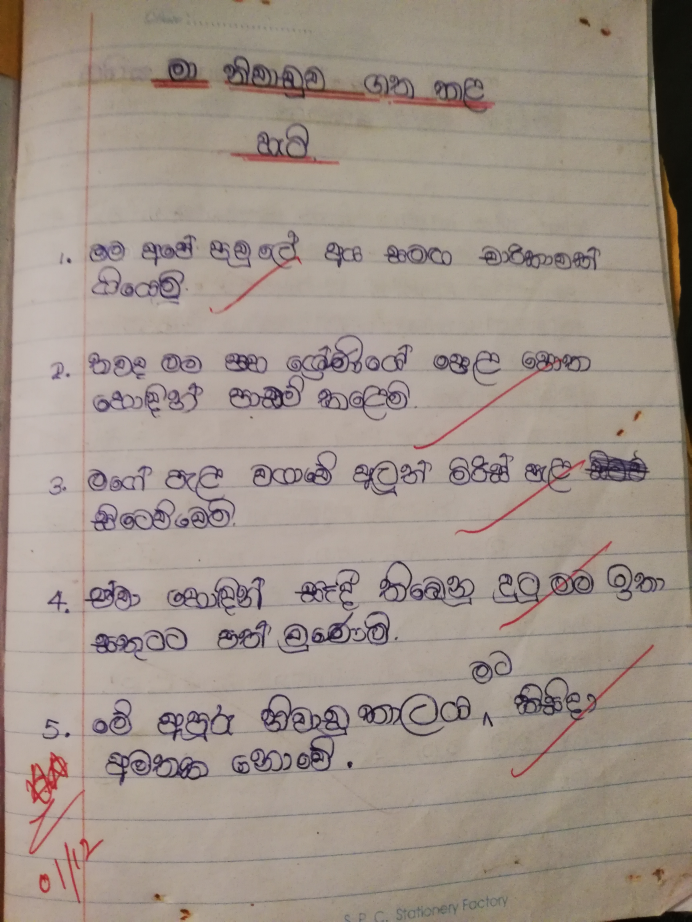
#> input picture 1.jpg, 3456 x 4608 px (shown at 1/5 size)
$ python main.py
#> lines starting #> are read from the running program, lines starting #| are printed output that depends on the picture; after the words box and inside, x2 and y2 are one past the last pixel; in counts of white or black regions, pixels touching at a corner belong together
import cv2
from matplotlib import pyplot as plt
import numpy as np
from PIL import Image

img = cv2.imread('1.jpg', cv2.IMREAD_UNCHANGED)
#> img is the input picture: shape (4608, 3456, 3); mean B, G, R 137.3, 147, 159.4
#hsv = cv2.cvtColor(img, cv2.COLOR_BGR2HSV)
#h,s,v = cv2.split(hsv)

BLUE = [255,0,0]


#cv2.imread(img);
#filter
kernel = np.ones((5,5),np.float32)/25
dst = cv2.filter2D(img,-1,kernel)

#constant
constant = cv2.copyMakeBorder(img,10,10,10,10,cv2.BORDER_CONSTANT,value=BLUE)
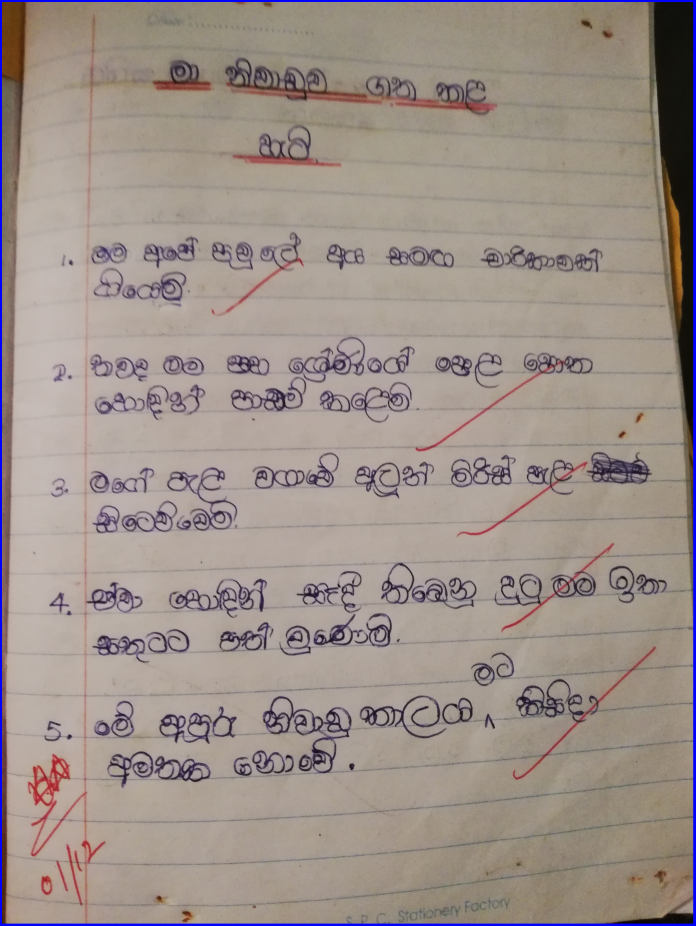
#> constant: shape (4628, 3476, 3) (shown at 1/5 size); mean B, G, R 138.5, 145.5, 157.8

#remove specific colour range
upper = np.array([255,248,248])  #-- Upper range --
lower = np.array([102,35,0])  #-- Lowerrange --
mask = cv2.inRange(img, lower, upper)
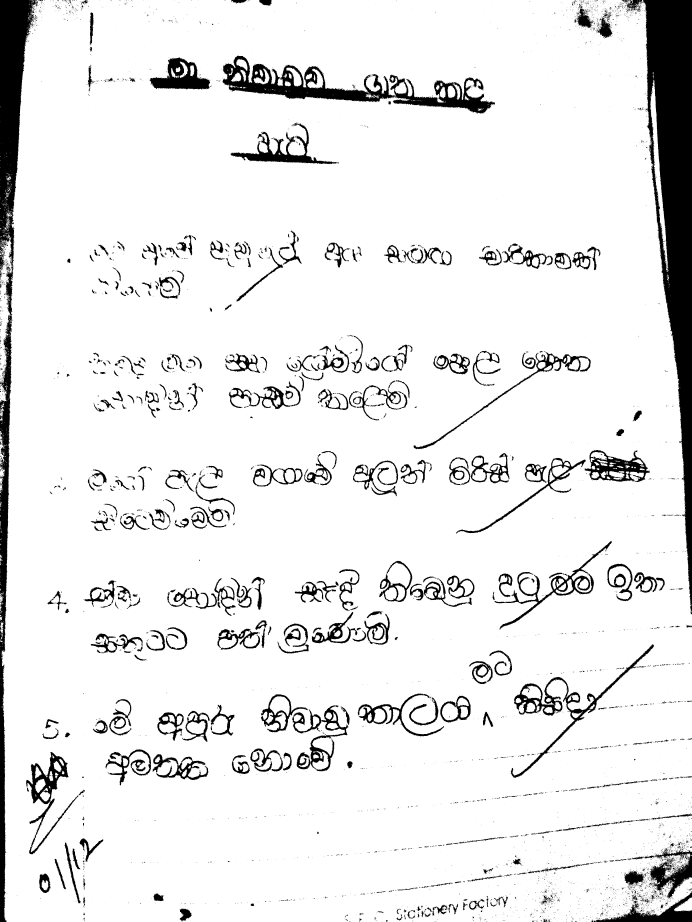
#> mask: shape (4608, 3456) (shown at 1/5 size); 91.2% white; 7695 black regions (6887 under 20 px), largest, box (x1, y1, x2, y2) and area: (3210, 0, 3456, 3026) 346894, (0, 0, 190, 4608) 210777, (1110, 278, 2475, 570) 102949
res = cv2.bitwise_and(img, img, mask= mask)  #-- Contains pixels having the gray color--
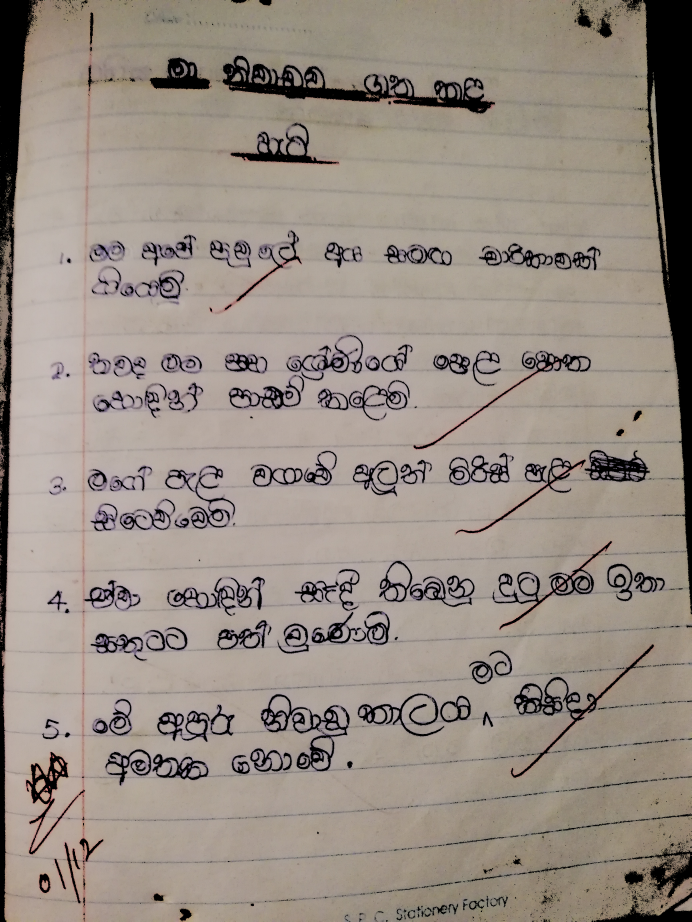
#> res: shape (4608, 3456, 3) (shown at 1/5 size); mean B, G, R 131.9, 141.2, 151.9

#remove colours except white

data = np.array(res)
converted = np.where(data == 255,255,255)
#> converted: shape (4608, 3456, 3) int64; every value is 255
wht = Image.fromarray(converted.astype(np.uint8))
#> wht: PIL image 3456x4608 RGB; every value is 255

#keep the text only
mask = cv2.inRange(img, (0,0,0), (220, 220, 220))
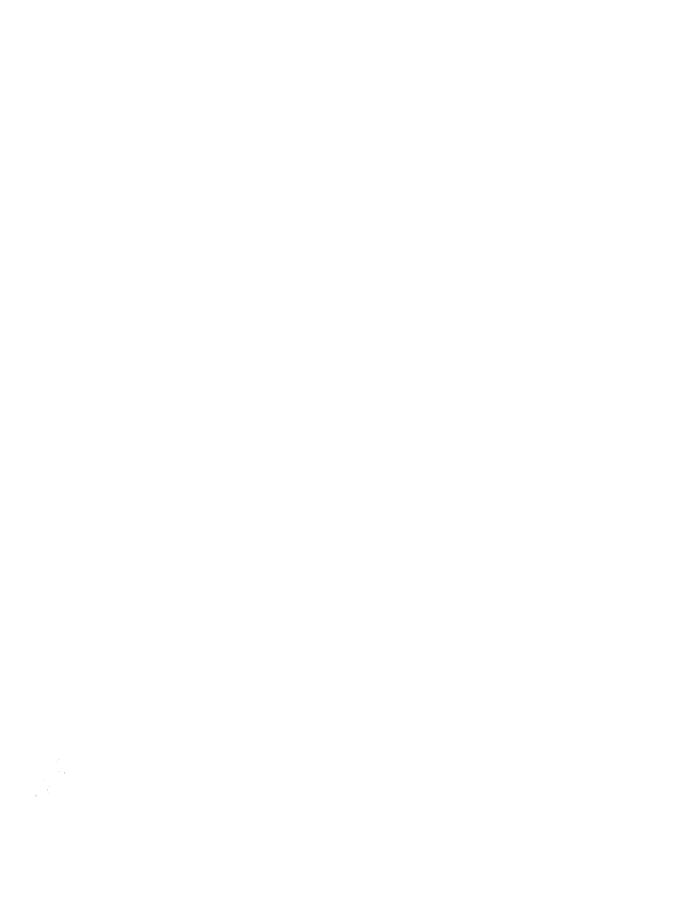
#> mask: shape (4608, 3456) (shown at 1/5 size); 100% white; black in thin lines or dots, all inside (x1, y1, x2, y2) = (177, 3786, 322, 4351)
dst1 = cv2.bitwise_and(img, img, mask=mask)

plt.subplot(151),plt.imshow(img),plt.title('original')
plt.xticks([]), plt.yticks([])
plt.subplot(152),plt.imshow(constant),plt.title('constant')
plt.xticks([]), plt.yticks([])
plt.subplot(153),plt.imshow(res),plt.title('remove color range')
plt.xticks([]), plt.yticks([])
plt.subplot(154),plt.imshow(wht),plt.title('keep specific color')
plt.xticks([]), plt.yticks([])
plt.subplot(155),plt.imshow(dst1),plt.title('keep text only')
plt.xticks([]), plt.yticks([])
plt.show()
#> figure, not shown here; B, G, R data is drawn as R, G, B

$ run again, with image1.jpg copied over 1.jpg
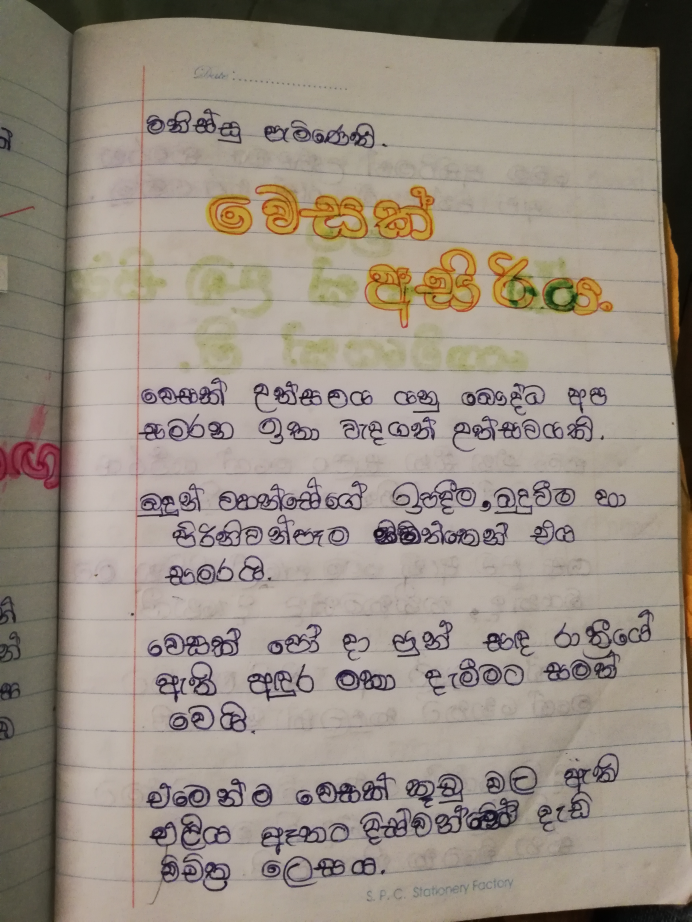
#> input picture image1.jpg, 3456 x 4608 px (shown at 1/5 size)
#> img is the input picture: shape (4608, 3456, 3); mean B, G, R 130.7, 142.3, 152.7
#> `mask = cv2.inRange(img, lower, upper)`:
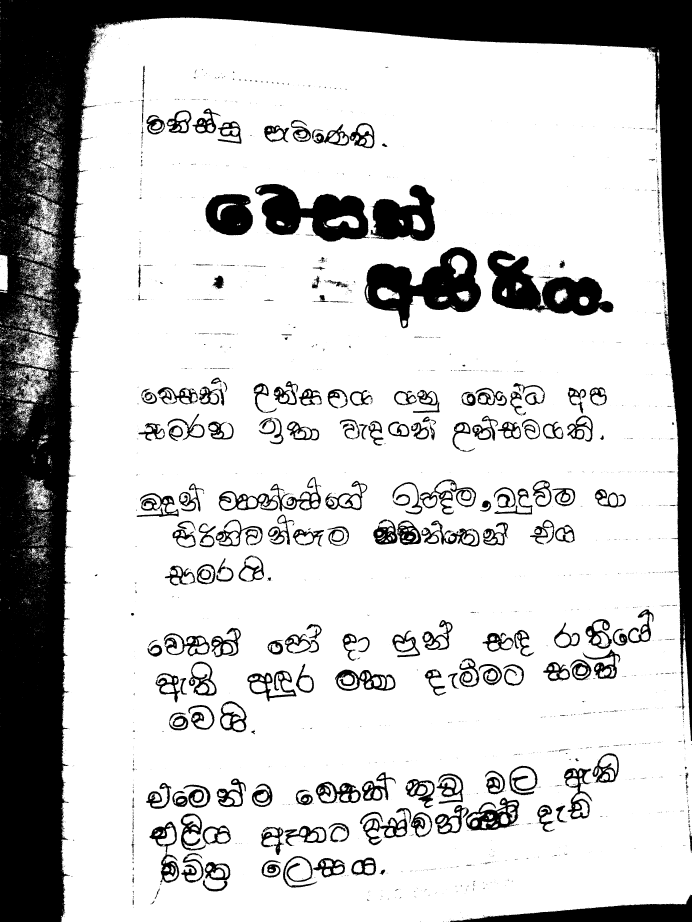
#> mask: shape (4608, 3456) (shown at 1/5 size); 77.8% white; 4845 black regions (4227 under 20 px), largest, box (x1, y1, x2, y2) and area: (0, 0, 3456, 4608) 2322643, (1822, 1236, 2406, 1642) 111486, (2437, 1252, 3068, 1578) 97880
#> `res = cv2.bitwise_and(img, img, mask= mask)`:
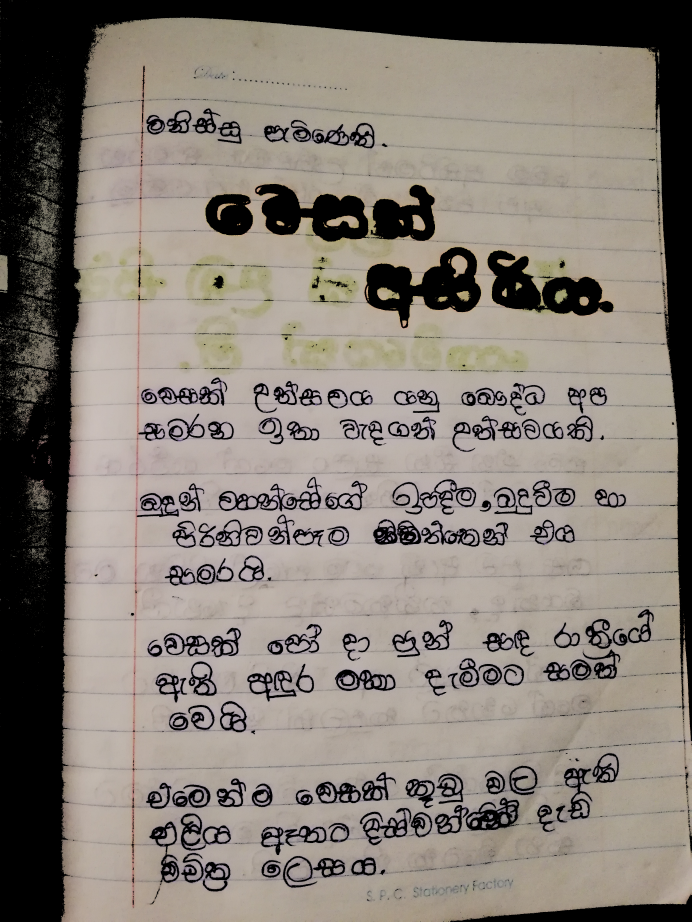
#> res: shape (4608, 3456, 3) (shown at 1/5 size); mean B, G, R 117.6, 125.9, 133.8
#> converted: shape (4608, 3456, 3) int64; every value is 255
#> wht: PIL image 3456x4608 RGB; every value is 255
